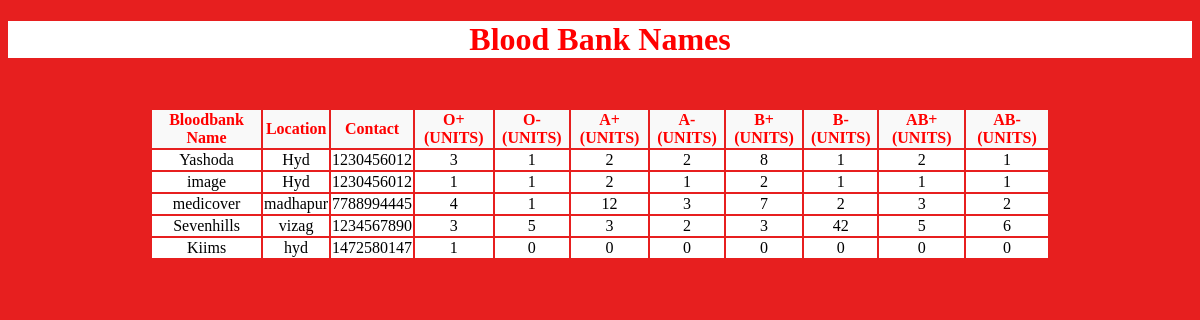
/bloodbanklist/ (signed in), run on the app's committed database.
### blood_donation_app/models.py (models this page shows)
class BloodBank(models.Model):
    bloodbank_name=models.CharField(max_length=50,primary_key=True)
    bloodbank_location=models.CharField(max_length=100)
    bloodbank_phone=models.CharField(max_length=10)
    Opositive_units=models.IntegerField(null=True, blank=True)
    Onegative_units=models.IntegerField(null=True, blank=True)
    Apositive_units=models.IntegerField(null=True, blank=True)
    Anegative_units=models.IntegerField(null=True, blank=True)
    Bpositive_units=models.IntegerField(null=True, blank=True)
    Bnegative_units=models.IntegerField(null=True, blank=True)
    ABpositive_units=models.IntegerField(null=True, blank=True)
    ABnegative_units=models.IntegerField(null=True, blank=True)

### blood_donation_app/views.py (the view)
# urls.py: path('bloodbanklist/',views.bloodbanklist,name="bloodbanklist"),
@login_required(login_url='/admin_login/')
def bloodbanklist(request):
    data=BloodBank.objects.all()
    return render(request,'bloodbanklist.html',{'data':data})

### blood_donation_app/templates/bloodbanklist.html (shortened to what this page needs)
<!DOCTYPE html>
{% load static %}
<html lang="en">
<head>
    <link rel="stylesheet" type="text/css" href="{% static 'css/bloodbanklist.css' %}">
</head>
<body>
        <h1 style="text-align: center;">Blood Bank Names</h1>
        <table >
            <thead>
                <tr>
                    <th>Bloodbank Name</th>
                    <th>Location</th>
                    <th>Contact</th>
                    <th>O+(UNITS)</th>
                    <th>O-(UNITS)</th>
                    <th>A+(UNITS)</th>
                    <th>A-(UNITS)</th>
                    <th>B+(UNITS)</th>
                    <th>B-(UNITS)</th>
                    <th>AB+(UNITS)</th>
                    <th>AB-(UNITS)</th>
                </tr>
            </thead>
            <tbody>
                {% for item in data %}
                    <tr style="text-align: center;">
                        <td>{{ item.bloodbank_name }}</td>
                        <td>{{ item.bloodbank_location }}</td>
                        <td>{{item.bloodbank_phone}}</td>
                        <td>{{item.Opositive_units}}</td>
                        <td>{{item.Onegative_units}}</td>
                        <td>{{item.Apositive_units}}</td>
                        <td>{{item.Anegative_units}}</td>
                        <td>{{item.Bpositive_units}}</td>
                        <td>{{item.Bnegative_units}}</td>
                        <td>{{item.ABpositive_units}}</td>
                        <td>{{item.ABnegative_units}}</td>
                    </tr>
                {% endfor %}
            </tbody>
        </table>
</body>
</html>

### blood_donation_app/static/css/bloodbanklist.css (style rules this page uses)
table { margin :0 auto; margin-top: 50px; width: 900px; }
body { background-color: rgba(230, 16, 16, 0.932); }
th { color: red; background-color: rgb(249, 249, 249); }
td { color: black; background-color: white; }
h1 { text-shadow: 2px; background-color: white; color: red; }

### data on the page
BloodBank: bloodbank_name "Yashoda", bloodbank_location "Hyd", bloodbank_phone "1230456012", Opositive_units "3", Onegative_units "1", Apositive_units "2", Anegative_units "2", Bpositive_units "8", Bnegative_units "1", ABpositive_units "2", ABnegative_units "1"
BloodBank: bloodbank_name "image", bloodbank_location "Hyd", bloodbank_phone "1230456012", Opositive_units "1", Onegative_units "1", Apositive_units "2", Anegative_units "1", Bpositive_units "2", Bnegative_units "1", ABpositive_units "1", ABnegative_units "1"
BloodBank: bloodbank_name "medicover", bloodbank_location "madhapur", bloodbank_phone "7788994445", Opositive_units "4", Onegative_units "1", Apositive_units "12", Anegative_units "3", Bpositive_units "7", Bnegative_units "2", ABpositive_units "3", ABnegative_units "2"
BloodBank: bloodbank_name "Sevenhills", bloodbank_location "vizag", bloodbank_phone "1234567890", Opositive_units "3", Onegative_units "5", Apositive_units "3", Anegative_units "2", Bpositive_units "3", Bnegative_units "42", ABpositive_units "5", ABnegative_units "6"
BloodBank: bloodbank_name "Kiims", bloodbank_location "hyd", bloodbank_phone "1472580147", Opositive_units "1", Onegative_units "0", Apositive_units "0", Anegative_units "0", Bpositive_units "0", Bnegative_units "0", ABpositive_units "0", ABnegative_units "0"
